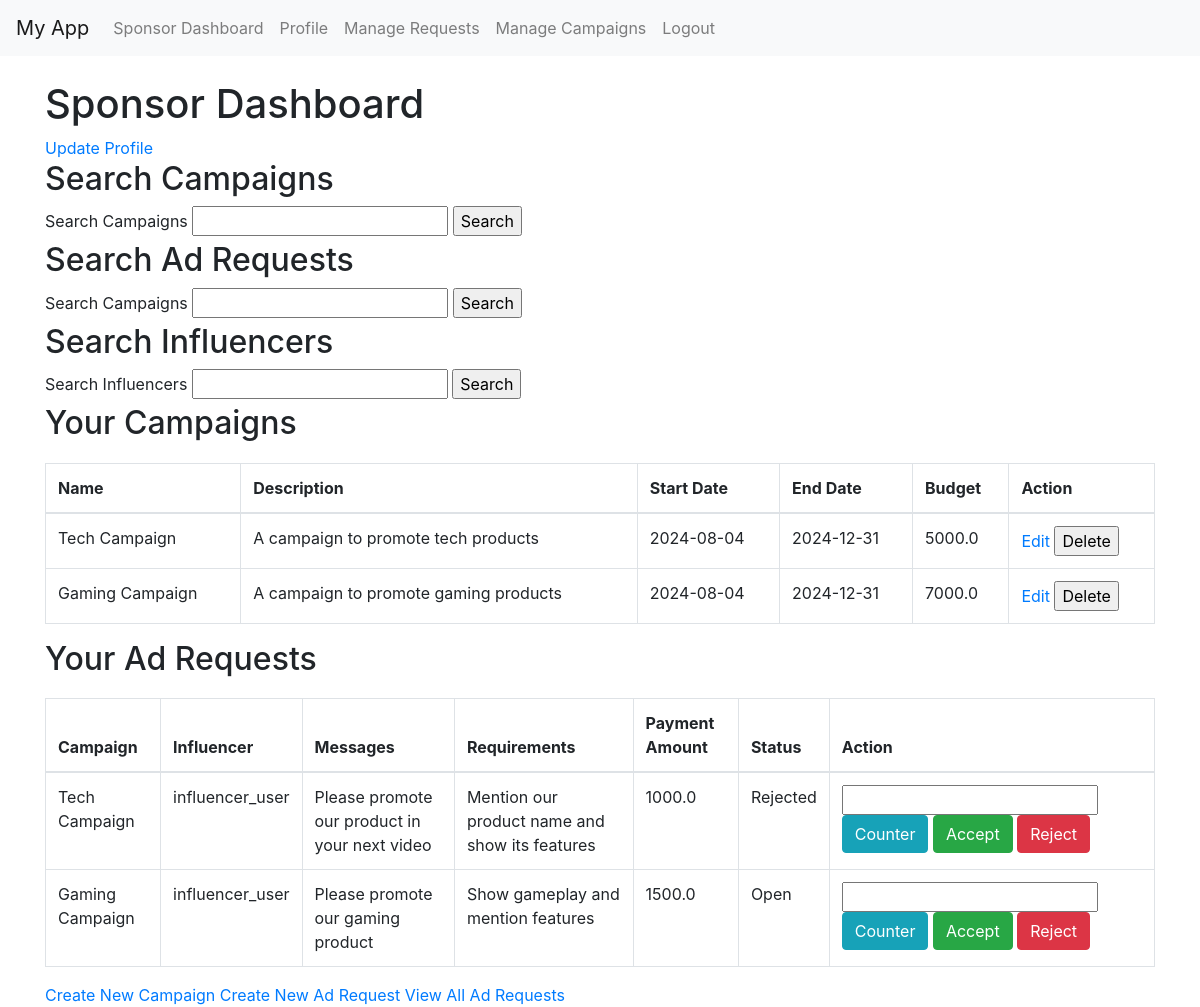
Screenshot of /sponsor/dashboard (signed in) with the database file from the repository.
### app/models.py (models this page shows, shortened)
class Campaign(db.Model):
    id = db.Column(db.Integer, primary_key=True)
    name = db.Column(db.String(100), nullable=False)
    description = db.Column(db.Text, nullable=False)
    category = db.Column(db.String(50), nullable=False)
    start_date = db.Column(db.Date, nullable=False)
    end_date = db.Column(db.Date, nullable=False)
    budget = db.Column(db.Float, nullable=False)
    visibility = db.Column(db.String(10), nullable=False)
    sponsor_id = db.Column(db.Integer, db.ForeignKey('user.id'), nullable=False)
    goals = db.Column(db.Text, nullable=False)
    ad_requests = db.relationship('AdRequest', foreign_keys='AdRequest.campaign_id', back_populates='campaign', lazy=True)
    is_flagged = db.Column(db.Boolean, default=False)

class AdRequest(db.Model):
    id = db.Column(db.Integer, primary_key=True)
    campaign_id = db.Column(db.Integer, db.ForeignKey('campaign.id'), nullable=False)
    influencer_id = db.Column(db.Integer, db.ForeignKey('user.id'), nullable=False)
    messages = db.Column(db.Text, nullable=False)
    requirements = db.Column(db.Text, nullable=False)
    payment_amount = db.Column(db.Float, nullable=False)
    status = db.Column(db.String(10), nullable=False, default='Pending')
    counter_amount = db.Column(db.Float)
    proposed_amount = db.Column(db.Float, nullable=True)
    negotiation_status = db.Column(db.String(20), nullable=False, default='Open')  # Open, Closed
    campaign = db.relationship('Campaign', back_populates='ad_requests',lazy=True)
    influencer = db.relationship('User', back_populates='ad_requests',lazy=True)

class User(db.Model,UserMixin):
    id = db.Column(db.Integer, primary_key=True)
    username = db.Column(db.String(20), unique=True, nullable=False)
    email = db.Column(db.String(120), unique=True, nullable=False)
    image_file = db.Column(db.String(20), nullable=False, default='default.jpg')
    password = db.Column(db.String(60), nullable=False)
    role = db.Column(db.String(10), nullable=False)
    company_name = db.Column(db.String(100))  # Only relevant for sponsors
    industry = db.Column(db.String(100))  # Only relevant for sponsors
    budget = db.Column(db.Float)  # Only relevant for sponsors
    campaigns = db.relationship('Campaign', backref='sponsor', lazy=True)
    ad_requests = db.relationship('AdRequest', foreign_keys='AdRequest.influencer_id', back_populates='influencer', lazy=True)
    profile = db.relationship('InfluencerProfile', uselist=False, back_populates='user')
    is_flagged = db.Column(db.Boolean, default=False)

### app/routes.py (the view, shortened to what this page needs)
@main.route("/sponsor/dashboard", methods=['GET', 'POST'])
@login_required
@sponsor_required
def sponsor_dashboard():
    if current_user.role != 'sponsor':
        flash('You do not have access to this page.', 'danger')
        return redirect(url_for('main.home'))
    form = SponsorProfileForm()
    search_form = SearchForm()
    ad_form = CreateAdRequestForm()
    influencer_search_form = InfluencerSearchForm()
    campaigns = Campaign.query.filter_by(sponsor_id=current_user.id).all()
    ad_requests = AdRequest.query.filter(AdRequest.campaign_id.in_([campaign.id for campaign in campaigns])).all()
    ad_requests = AdRequest.query.join(Campaign).filter(Campaign.sponsor_id == current_user.id).all()
    return render_template('sponsor_dashboard.html', campaigns=campaigns, ad_requests=ad_requests, search_form=search_form, influencer_search_form=influencer_search_form)

### app/forms.py
class SponsorProfileForm(FlaskForm):
    company_name = StringField('Company Name', validators=[Length(max=100)])
    industry = StringField('Industry', validators=[Length(max=100)])
    budget = FloatField('Budget')
    submit = SubmitField('Update Profile')

class SearchForm(FlaskForm):
    search = StringField('Search Campaigns', validators=[DataRequired()])
    submit = SubmitField('Search')

### app/models.py (called while the page is built)
@login_manager.user_loader
def load_user(user_id):
    return User.query.get(int(user_id))

### app/routes.py (called while the page is built)
def sponsor_required(f):
    @wraps(f)
    def decorated_function(*args, **kwargs):
        if current_user.role != 'sponsor':
            flash('You do not have access to this page.', 'danger')
            return redirect(url_for('main.home'))
        return f(*args, **kwargs)
    return decorated_function

### app/templates/sponsor_dashboard.html (shortened to what this page needs)
 {% extends "layout.html" %}
{% block content %}
<h1>Sponsor Dashboard</h1>
<a href="{{ url_for('main.sponsor_profile') }}">Update Profile</a>
<h2>Search Campaigns</h2>
<form method="POST" action="{{ url_for('main.sponsor_dashboard') }}">
    <div>
        {{ search_form.search.label }} {{ search_form.search() }}
        {{ search_form.submit() }}
    </div>
</form>
<h2>Search Ad Requests</h2>
<form method="POST" action="{{ url_for('main.search_ad_requests') }}">
    <div>
        {{ search_form.search.label }} {{ search_form.search() }}
        {{ search_form.submit() }}
    </div>
</form>
<h2>Search Influencers</h2>
<form method="POST" action="{{ url_for('main.search_influencers') }}">
    <div>
        {{ influencer_search_form.search.label }} {{ influencer_search_form.search() }}
        {{ influencer_search_form.submit() }}
    </div>
</form>
<h2>Your Campaigns</h2>
<table class="table table-bordered">
    <thead>
        <tr>
            <th>Name</th>
            <th>Description</th>
            <th>Start Date</th>
            <th>End Date</th>
            <th>Budget</th>
            <th>Action</th>
        </tr>
    </thead>
    <tbody>
        {% for campaign in campaigns %}
        <tr>
            <td>{{ campaign.name }}</td>
            <td>{{ campaign.description }}</td>
            <td>{{ campaign.start_date }}</td>
            <td>{{ campaign.end_date }}</td>
            <td>{{ campaign.budget }}</td>
            <td>
                <a href="{{ url_for('main.update_campaign', campaign_id=campaign.id) }}">Edit</a>
                <form method="POST" action="{{ url_for('main.delete_campaign', campaign_id=campaign.id) }}" style="display:inline;">
                    <input type="submit" value="Delete" onclick="return confirm('Are you sure?');">
                </form>
            </td>
        </tr>
        {% endfor %}
    </tbody>
</table>
<h2>Your Ad Requests</h2>
<table class="table table-bordered">
    <thead>
        <tr>
            <th>Campaign</th>
            <th>Influencer</th>
            <th>Messages</th>
            <th>Requirements</th>
            <th>Payment Amount</th>
            <th>Status</th>
            <th>Action</th>
        </tr>
    </thead>
    <tbody>
        {% for ad_request in ad_requests %}
        <tr>
            <td>{{ ad_request.campaign.name }}</td>
            <td>{{ ad_request.influencer.username }}</td>
            <td>{{ ad_request.messages }}</td>
            <td>{{ ad_request.requirements }}</td>
            <td>{{ ad_request.payment_amount }}</td>
            <td>{{ ad_request.status }}</td>
            <td>
                {% if ad_request.negotiation_status == 'Open' %}
                <form method="POST" action="{{ url_for('main.respond_to_proposal', ad_request_id=ad_request.id) }}" style="display:inline;">
                    <input type="number" name="counter_amount" min="0" step="0.01" required>
                    <input type="submit" name="action" value="Counter" class="btn btn-info">
                    <input type="submit" name="action" value="Accept" class="btn btn-success" onclick="return confirm('Are you sure you want to accept this proposal?');">
                    <input type="submit" name="action" value="Reject" class="btn btn-danger" onclick="return confirm('Are you sure you want to reject this proposal?');">
                </form>
                {% endif %}
            </td>
        </tr>
        {% endfor %}
    </tbody>
</table>
<a href="{{ url_for('main.new_campaign') }}">Create New Campaign</a>
<a href="{{ url_for('main.new_ad_request') }}">Create New Ad Request</a>
<a href="{{ url_for('main.view_ad_requests') }}">View All Ad Requests</a>
{% endblock %}

### app/templates/layout.html (shortened to what this page needs)
<!DOCTYPE html>
<html lang="en">
<head>
    <link rel="stylesheet" href="{{ url_for('static', filename='styles.css') }}">
    <link href="https://stackpath.bootstrapcdn.com/bootstrap/4.5.2/css/bootstrap.min.css" rel="stylesheet">
</head>
<body>
    <nav class="navbar navbar-expand-lg navbar-light bg-light fixed-top">
        <a class="navbar-brand" href="{% if current_user.is_authenticated %}{% if current_user.role == 'admin' %}{{ url_for('main.admin_dashboard') }}{% elif current_user.role == 'sponsor' %}{{ url_for('main.sponsor_dashboard') }}{% elif current_user.role == 'influencer' %}{{ url_for('main.influencer_dashboard') }}{% else %}{{ url_for('main.home') }}{% endif %}{% else %}{{ url_for('main.home') }}{% endif %}">My App</a>
        <div class="collapse navbar-collapse" id="navbarNav">
            <ul class="navbar-nav">
                {% if current_user.is_authenticated %}
                    {% if current_user.role == 'admin' %}
                        <li class="nav-item">
                            <a class="nav-link" href="{{ url_for('main.admin_profile') }}">Profile</a>
                        </li>
                        <li class="nav-item">
                            <a class="nav-link" href="{{ url_for('main.view_users') }}">Manage Users</a>
                        </li>
                        <li class="nav-item">
                            <a class="nav-link" href="{{ url_for('main.admin_campaigns') }}">Manage Campaigns</a>
                        </li>
                        <li class="nav-item">
                            <a class="nav-link" href="{{ url_for('main.admin_ad_requests') }}">Manage Requests</a>
                        </li>
                        <li class="nav-item">
                            <a class="nav-link" href="{{ url_for('main.admin_search') }}">Search</a>
                        </li>
                    {% elif current_user.role == 'sponsor' %}
                        <li class="nav-item">
                            <a class="nav-link" href="{{ url_for('main.sponsor_dashboard') }}">Sponsor Dashboard</a>
                        </li>
                        <li class="nav-item">
                            <a class="nav-link" href="{{ url_for('main.sponsor_profile') }}">Profile</a>
                        </li>
                        <li class="nav-item">
                            <a class="nav-link" href="{{ url_for('main.view_ad_requests') }}">Manage Requests</a>
                        </li>
                        <li class="nav-item">
                            <a class="nav-link" href="{{ url_for('main.sponsor_campaigns') }}">Manage Campaigns</a>
                        </li>
                    {% endif %}
                    <li class="nav-item">
                        <a class="nav-link" href="{{ url_for('main.logout') }}">Logout</a>
                    </li>
                {% endif %}
            </ul>
        </div>
    </nav>
    <div class="container mt-4">
        {% block content %}{% endblock %}
    </div>
</body>
</html>

### app/static/styles.css (style rules this page uses)
body { padding-top: 56px; }
.table { margin-top: 20px; }

### rows the page displays
Campaign: name "Tech Campaign", description "A campaign to promote tech products", start_date "2024-08-04", end_date "2024-12-31", budget "5000.0"
Campaign: name "Gaming Campaign", description "A campaign to promote gaming products", start_date "2024-08-04", end_date "2024-12-31", budget "7000.0"
AdRequest: campaign.name "Tech Campaign", influencer.username "influencer_user", messages "Please promote our product in your next video", requirements "Mention our product name and show its features", payment_amount "1000.0", status "Rejected"
AdRequest: campaign.name "Gaming Campaign", influencer.username "influencer_user", messages "Please promote our gaming product", requirements "Show gameplay and mention features", payment_amount "1500.0", status "Open"

### other values shown
{{ search_form.search.label }} "Search Campaigns"
{{ influencer_search_form.search.label }} "Search Influencers"
